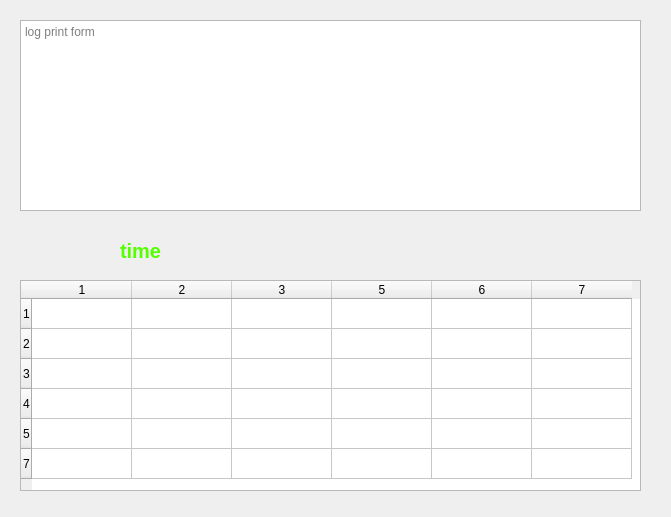
<?xml version="1.0" encoding="UTF-8"?>
<ui version="4.0">
 <class>Dialog</class>
 <widget class="QDialog" name="Dialog">
  <property name="geometry">
   <rect>
    <x>0</x>
    <y>0</y>
    <width>671</width>
    <height>517</height>
   </rect>
  </property>
  <property name="windowTitle">
   <string>SMT MODELS</string>
  </property>
  <widget class="QTableWidget" name="tableWidget">
   <property name="geometry">
    <rect>
     <x>20</x>
     <y>280</y>
     <width>621</width>
     <height>211</height>
    </rect>
   </property>
   <row>
    <property name="text">
     <string>1</string>
    </property>
   </row>
   <row>
    <property name="text">
     <string>2</string>
    </property>
   </row>
   <row>
    <property name="text">
     <string>3</string>
    </property>
   </row>
   <row>
    <property name="text">
     <string>4</string>
    </property>
   </row>
   <row>
    <property name="text">
     <string>5</string>
    </property>
   </row>
   <row>
    <property name="text">
     <string>7</string>
    </property>
   </row>
   <column>
    <property name="text">
     <string>1</string>
    </property>
   </column>
   <column>
    <property name="text">
     <string>2</string>
    </property>
   </column>
   <column>
    <property name="text">
     <string>3</string>
    </property>
   </column>
   <column>
    <property name="text">
     <string>5</string>
    </property>
   </column>
   <column>
    <property name="text">
     <string>6</string>
    </property>
   </column>
   <column>
    <property name="text">
     <string>7</string>
    </property>
   </column>
  </widget>
  <widget class="QTextEdit" name="textEdit">
   <property name="geometry">
    <rect>
     <x>20</x>
     <y>20</y>
     <width>621</width>
     <height>191</height>
    </rect>
   </property>
   <property name="placeholderText">
    <string>log print form</string>
   </property>
  </widget>
  <widget class="QLabel" name="label">
   <property name="geometry">
    <rect>
     <x>120</x>
     <y>230</y>
     <width>451</width>
     <height>41</height>
    </rect>
   </property>
   <property name="font">
    <font>
     <pointsize>15</pointsize>
     <weight>75</weight>
     <bold>true</bold>
    </font>
   </property>
   <property name="styleSheet">
    <string notr="true">QLabel{
	color:rgb(85, 255, 0);
}</string>
   </property>
   <property name="text">
    <string>time</string>
   </property>
  </widget>
 </widget>
 <resources/>
 <connections/>
</ui>
